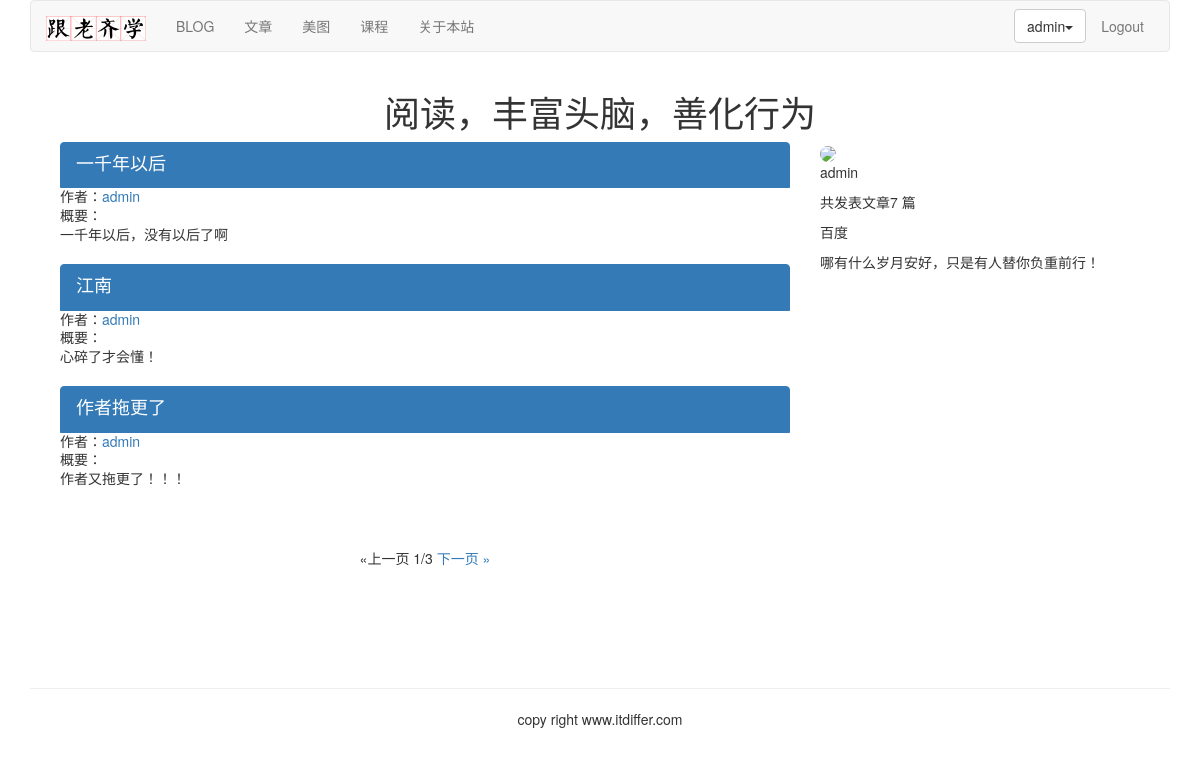
The app's page /article/list-article-titles/admin/ with its own data.
### article/models.py (models this page shows, shortened)
class ArticlePost(models.Model):
    author = models.ForeignKey(User, related_name="article", on_delete=models.CASCADE)  # 作者
    title = models.CharField(max_length=200)  # 标题
    slug = models.SlugField(max_length=500)
    column = models.ForeignKey(ArticleColumn, related_name="article_column", on_delete=models.CASCADE)  # 栏目
    body = models.TextField()  # 内容
    created = models.DateTimeField(default=timezone.now)  # 创造时间
    updated = models.DateTimeField(auto_now=True)  # 更新时间
    users_like = models.ManyToManyField(User, related_name="articles_like", blank=True)
    article_tag = models.ManyToManyField(ArticleTag, related_name='article_tag', blank=True)  # 文章标签
    class Meta:
        ordering = ("-updated",)
        index_together = (('id', 'slug'),)
    def get_url_path(self):
        return reverse("article:list_article_detail", args=[self.id, self.slug])

### account/models.py (models this page shows, shortened)
class UserInfo(models.Model):
    user = models.OneToOneField(User, on_delete=models.CASCADE)  # 外键，一对一的关联
    school = models.CharField(max_length=100,blank=True)
    company = models.CharField(max_length=100,blank=True)             #公司
    profession = models.CharField(max_length=100,blank=True)          #职业
    address = models.CharField(max_length=100,blank=True)
    aboutme = models.TextField(max_length=100,blank=True)
    photo = models.ImageField(blank=True)

### article/list_views.py (the view)
# urls.py: path('list-article-titles/',list_views.article_titles,name='article_titles'),                    # 列表
def article_titles(request,username=None):
    if username:                                                          # 用户名存在
        user = User.objects.get(username=username)
        articles_title = ArticlePost.objects.filter(author=user)         # 指定作者的文章
        try:
            userinfo = user.userinfo                # 通过User类实例获取 Userinfo 实例， 一对一关系
        except:
            userinfo = None                         # userinfo 为空，个人信息没有
    else:
        articles_title = ArticlePost.objects.all()                       # 全部文章
    paginator = Paginator(articles_title, 3)
    page = request.GET.get('page')
    try:
        current_page = paginator.page(page)
        articles = current_page.object_list
    except PageNotAnInteger:
        current_page = paginator.page(1)
        articles = current_page.object_list
    except EmptyPage:
        current_page = paginator.page(paginator.num_pages)
        articles = current_page.object_list
    if username:                                 # 用户名存在
        return render(request, "article/list/author_articles.html",
                      {"articles": articles, "page": current_page, "userinfo": userinfo, "user": user})
    return render(request, "article/list/article_titles.html", {"articles":articles, "page": current_page})

### article/templatetags/article_tags.py (called while the page is built)
@register.simple_tag
def author_total_articles(user):
    return user.article.count()

### templates/article/list/author_articles.html (shortened to what this page needs)
{% extends "base.html" %}
{% load article_tags %}
{% load staticfiles %}
{% block content %}
<div class="row text-center vertical-middle-sm">
    <h1>阅读，丰富头脑，善化行为</h1>
</div>
<div class="container">
<div class="col-md-8">
    {% for article in articles %}
    <div class="list-group">
        <a href="{{article.get_url_path}}" class="list-group-item active">
            <h4 class="list-group-item-heading">{{article.title}}</h4></a>
      	<p class="list-group-item-text">作者：<a href="{% url 'article:author_articles' article.author.username %}">{{article.author.username}}</a></p>
       	<p class="list-group-item-text">概要：{{article.body|slice:'70'|linebreaks}}</p>
    </div>
    {% endfor %}
{% include "paginator.html" %}
</div>
<div class="col-md-4">
<div>
    {% if userinfo.photo %}
    <img src="{{ userinfo.photo | striptags }}" class="img-circle" id="my_photo" name="user_face">
    {% else %}
    <img name="user_face" src="{% static 'images/newton.jpg' %}" class="img-circle" id="my_photo">
    {% endif %}
</div>
<div>
    <p>{{ user.username }}</p>
    <p>共发表文章{% author_total_articles user %} 篇</p>
    {% if userinfo %}
    <p>{{ userinfo.company }}
    <p>{{ userinfo.aboutme }}</p>
    {% else %}
    <p>这个作者太懒了，什么也没有留下。</p>
    {% endif %}
</div>
</div>
</div>
{% endblock %}

### templates/header.html (shortened to what this page needs)
{% load staticfiles %}
<div class="container">
    <nav class="navbar navbar-default" role="navigation">
        <div>
            <a class="navbar-brand" href="http://www.itdiffer.com">
                <img src="{% static '/images/logo.png'%}"   width="100px"  >
            </a>
        </div>
        <div>
            <ul class="nav navbar-nav" role="navigation">
                <li><a href ="{% url 'blog:blog_title' %}">BLOG</a></li>
                <li><a href="{% url 'article:article_titles' %}">文章</a> </li>
                <li><a href="{% url 'image:falls_images' %}">美图</a></li>
                <li><a href="{% url 'course:course_list' %}">课程</a></li>
                <li><a href="{% url 'course:about' %}">关于本站</a></li>
            </ul>
            <ul class="nav navbar-nav navbar-right" style="margin-right: 10px">
                {% if user.is_authenticated %}
                    <li>
                        <div class="dropdown" style="margin-top: 8px">
                            <button class="btn btn-default dropdown-toggle" type="button" id="dropdownMenuButton" data-toggle="dropdown" aria-haspopup="true" aria-expanded="false">
                            {{ user.username }}<span class="caret"></span></button>
                        </div>
                    </li>
                    <li><a href="{% url 'account:user_logout' %}" >Logout</a></li>
                 {% else %}
                    <li><a href="{% url 'account:user_login' %}">LOGIN</a></li>
                    <li><a href="{% url 'account:user_register' %}">Sign up</a> </li>
                {% endif %}
            </ul>
        </div>
    </nav>
</div>

### records on screen
ArticlePost: title "一千年以后", author.username "admin", body "一千年以后，没有以后了啊"
ArticlePost: title "江南", author.username "admin", body "心碎了才会懂！"
ArticlePost: title "作者拖更了", author.username "admin", body "作者又拖更了！！！"
UserInfo: company "百度", aboutme "哪有什么岁月安好，只是有人替你负重前行！"

### other values on screen
{{ user.username }} "admin"
{{ page.number }} "1"
{{ page.paginator.num_pages }} "3"
